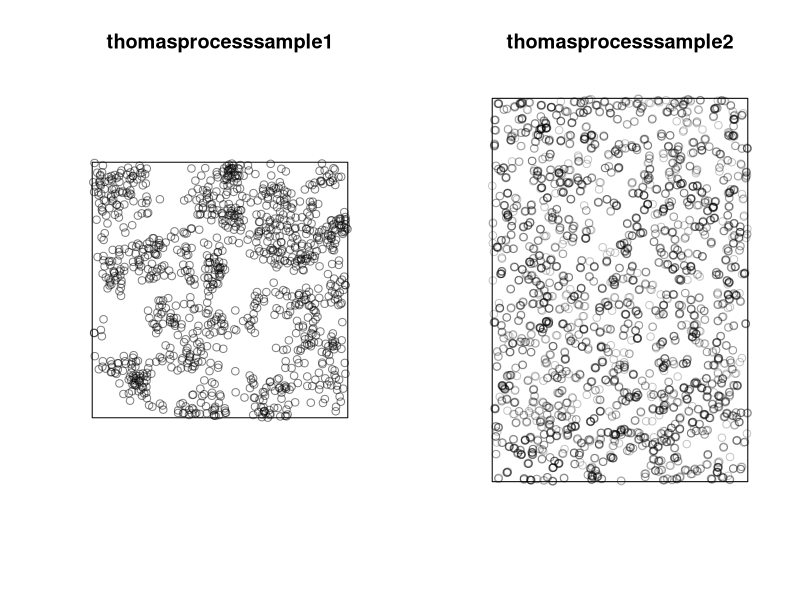
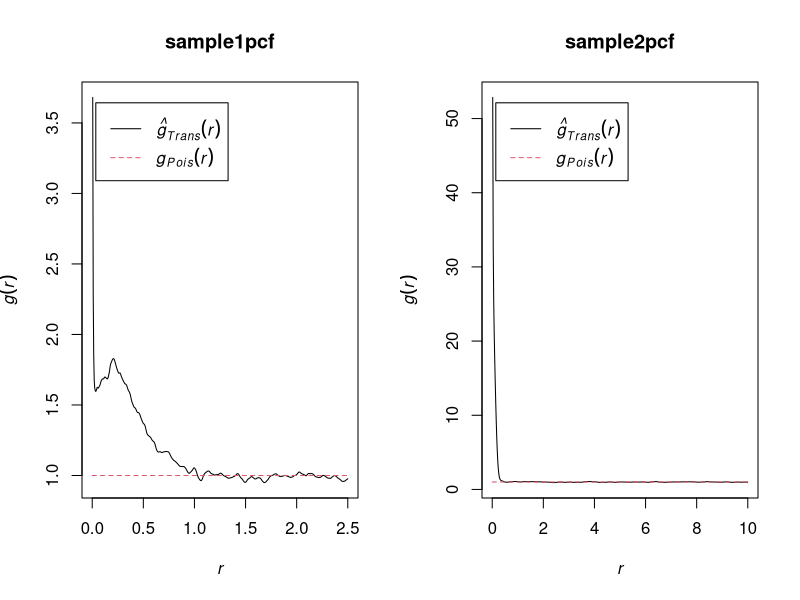
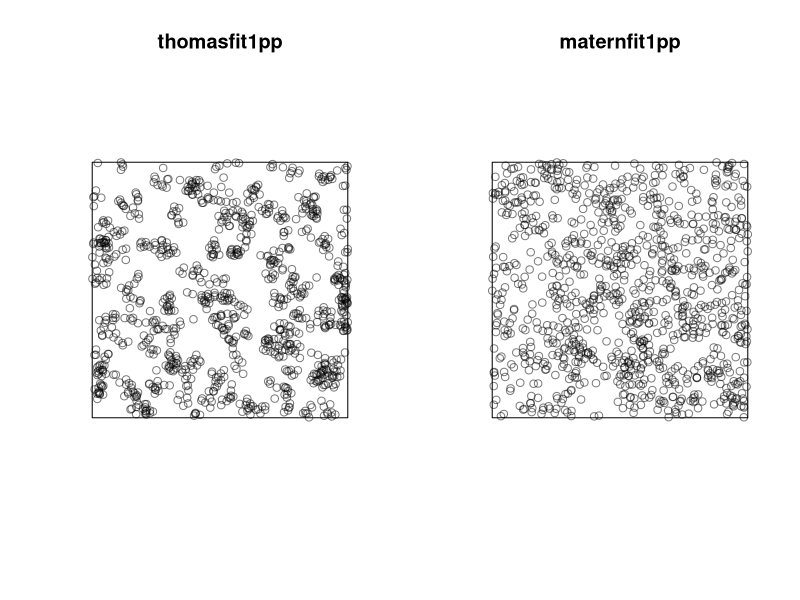
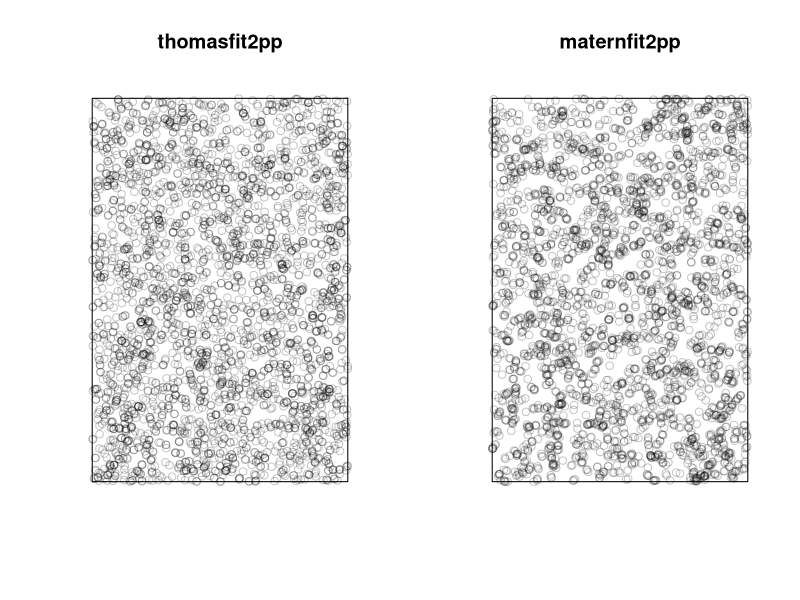
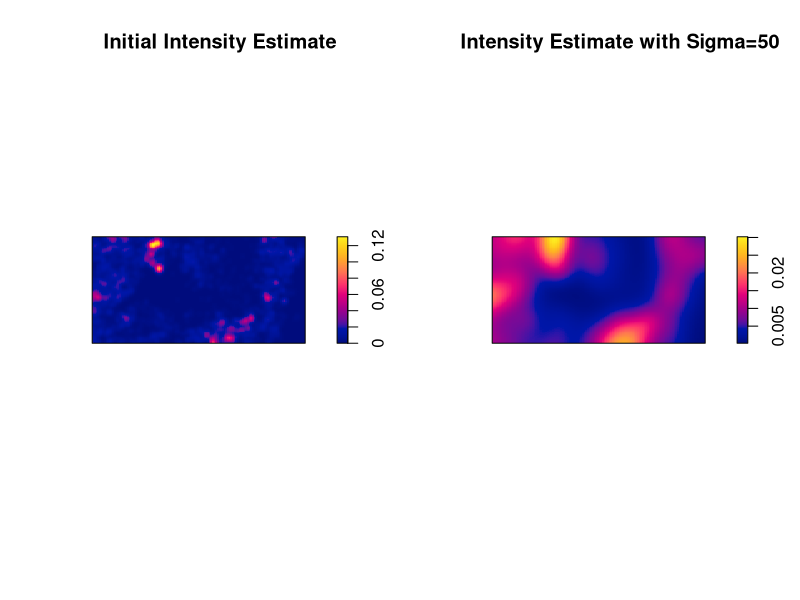
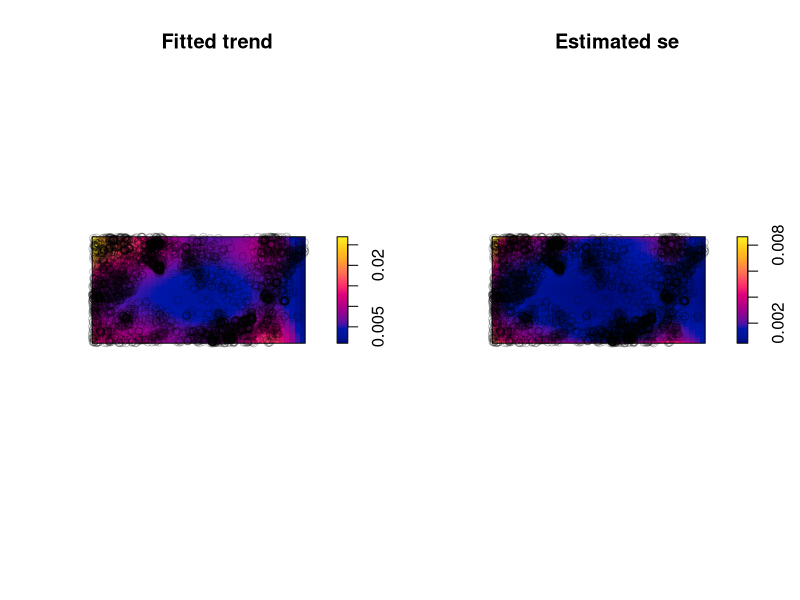
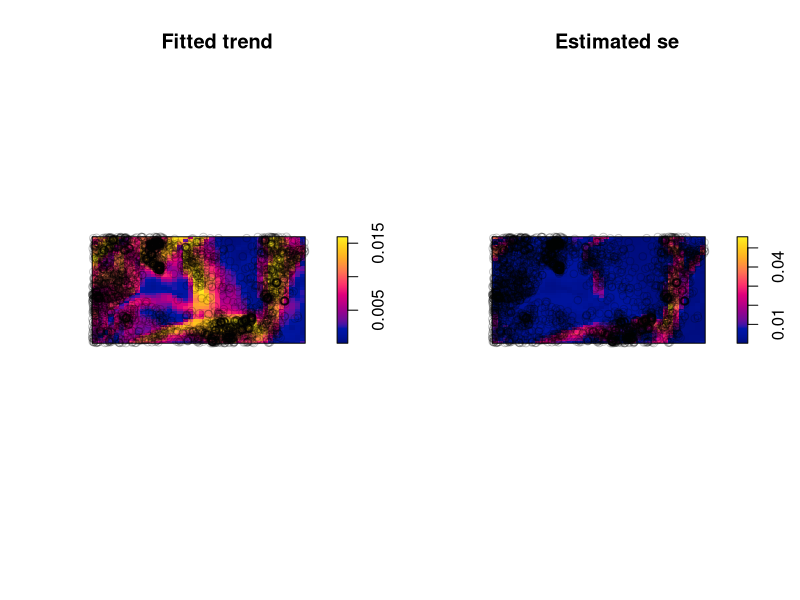
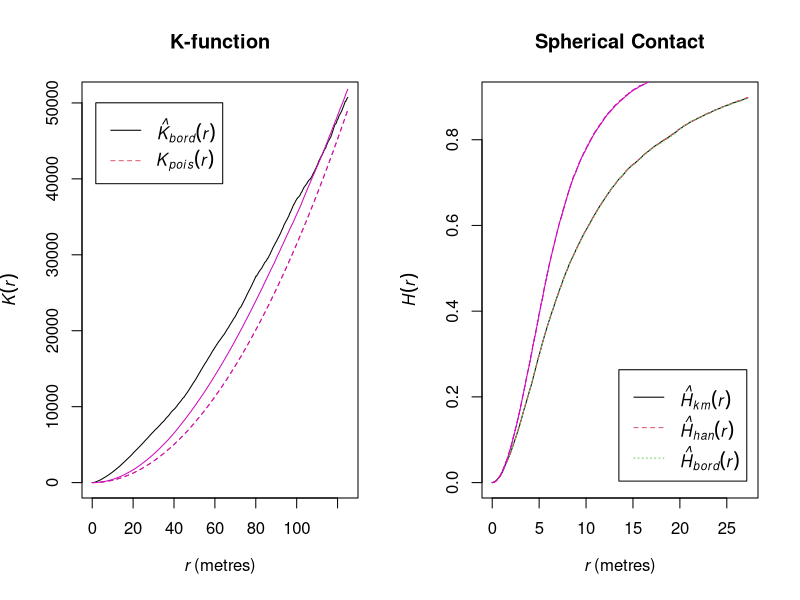

Recreate these plots in R, in order. (Note: this script raises an error after producing the figures.)
library(spatstat)

####SIMULATION####

#Create a function that creates a thomas cluster process that takes in the desired intensity of parent points, the standard deviation of the multivariate normals, the desired mean number of points per cluster,and 2 lists of the length and breadth of the square window  
thomasprocess <- function(intensitypp,standarddev,meanpointcluster,xrange,yrange){
  #Assigns variables that are the maximum and minumumx values of the square window being created  
  xupper <- xrange[2]
  xlower <- xrange[1]
  yupper <- yrange[2]
  ylower <- yrange[1]
  #creates a square owin object that gives the window that the process is in
  windowprocess <- owin(xrange,yrange)
  #assigns a variable that stores the area of the window
  areaofwindow <- area(windowprocess)
  #assigns a variable that stores the number of parent points which is one random draw from a poisson distribution with lambda= the desired intensity per 1x1 square times the area overall of the window
  ppnumberofpoints <- rpois(1,intensitypp*areaofwindow)
  #assigns variables that store the randomly selected x and y coordinates of the parent points which are random draws from a random uniform distribution with minimum and max values being the max and min x and y values of the window  
  pplocationsx <- runif(ppnumberofpoints,min=xlower,max=xupper)
  pplocationsy <- runif(ppnumberofpoints,min=ylower,max=yupper)
  #create two empty lists in order to store the locations of the cluster points 
  locationsxcluster<- c()
  locationsycluster <- c()
  #creates a loop that loops the same number as the number of points in the parent point process
  for (i in c(1:length(pplocationsx))){
    #assigns a variable that stores the number of points in one cluster which is one random draw from a poisson distribution with lambda= mean number of points per cluster
    numberofpointsincluster <- rpois(1,meanpointcluster)
    #assigns variables that store the randomly selcted x and y coordinates of the parent points which are random draws from a normal distribution with mu= the location of a parent point and sd=the inputted standard deviation of the clusters 
    locationsxcluster <- c(locationsxcluster,rnorm(numberofpointsincluster,mean=pplocationsx[i],sd=standarddev))
    locationsycluster <- c(locationsycluster,rnorm(numberofpointsincluster,mean=pplocationsy[i],sd=standarddev))
  }
  #checks if any points of the clusters are outwith the window and if they are removes them
  pointstoomitxupper <- xrange[2] < locationsxcluster 
  pointstoomitxuppernumber <- which(pointstoomitxupper==TRUE)
  pointstoomityupper <- yrange[2] < locationsycluster 
  pointstoomityuppernumber <- which(pointstoomityupper==TRUE)
  pointstoomitxlower <- xrange[1] > locationsxcluster 
  pointstoomitxlowernumber <- which(pointstoomitxlower==TRUE)
  pointstoomitylower <- yrange[1] > locationsycluster 
  pointstoomitylowernumber <- which(pointstoomitylower==TRUE)
  pointstoomit <- unique(c(pointstoomitxuppernumber,pointstoomitxlowernumber,pointstoomityuppernumber,pointstoomitylowernumber))  
  locationsxcluster <- locationsxcluster[-pointstoomit]
  locationsycluster <- locationsycluster[-pointstoomit]
  #creates a point process from the new list of the cluster point x and y locations 
  clusteredpointprocess <- ppp(locationsxcluster,locationsycluster,window=windowprocess)
  #gets the function to return this point process
  return(clusteredpointprocess)
}


par(mfrow=c(1,2))

#defines a window for the 2 simulations
xrange1 <- c(0,10)
yrange1 <- c(0,10)
windowpp1 <- owin(xrange1,yrange1)


xrange2 <- c(0,40)
yrange2 <- c(0,60)
windowpp2 <- owin(xrange2,yrange2)

#defines the parameters of the process
process1parameters <- c(1,0.3,10)
process2parameters <- c(0.5,0.06,3)


#simulates two thomas processes using the function defined above 
thomasprocesssample1 <- thomasprocess(process1parameters[1],process1parameters[2],process1parameters[3],xrange1,yrange1)
plot(thomasprocesssample1)

thomasprocesssample2 <- thomasprocess(process2parameters[1],process2parameters[2],process2parameters[3],xrange2,yrange2)
plot(thomasprocesssample2)

#empirically finds the pair correlation function of the two simulations and plots them
sample1pcf <- pcf(thomasprocesssample1,correction="translate")
sample2pcf <- pcf(thomasprocesssample2,correction="translate")

plot(sample1pcf)
plot(sample2pcf)

#finds two fits of the simulations one as a thomas process and the other as a matern by using minimum contrast using the pcf
thomasfit1 <- thomas.estpcf(sample1pcf,method="SANN")
maternfit1 <- matclust.estpcf(sample1pcf,method="SANN")

thomasfit2 <- thomas.estpcf(sample1pcf,method="SANN")
maternfit2 <- matclust.estpcf(sample2pcf,method="SANN")

#extracts the fitted parameters and finds mu, the average number of points per cluster 
thomasfit1parameters <- c(thomasfit1$par[1],thomasfit1$par[2],thomasprocesssample1$n/(thomasfit1$par[1]*area(windowpp1)))
maternfit1parameters <- c(maternfit1$par[1],maternfit1$par[2],thomasprocesssample1$n/(maternfit1$par[1]*area(windowpp1)))

thomasfit2parameters <- c(thomasfit2$par[1],thomasfit2$par[2],thomasprocesssample2$n/(thomasfit2$par[1]*area(windowpp2)))
maternfit2parameters <- c(maternfit2$par[1],maternfit2$par[2],thomasprocesssample2$n/(maternfit2$par[1]*area(windowpp2)))

names(thomasfit1parameters)[3] <- "mu"
names(maternfit1parameters)[3] <- "mu"
names(thomasfit2parameters)[3] <- "mu"
names(maternfit2parameters)[3] <- "mu"

#creates a point process of the two simulated point processes based on the fitted parameters and plots them
thomasfit1pp <- rThomas(kappa=thomasfit1parameters[1],scale=thomasfit1parameters[2],mu=thomasfit1parameters[3],win=windowpp1)
maternfit1pp <- rThomas(kappa=maternfit1parameters[1],scale=maternfit1parameters[2],mu=maternfit1parameters[3],win=windowpp1)

thomasfit2pp <- rThomas(kappa=thomasfit2parameters[1],scale=thomasfit2parameters[2],mu=thomasfit2parameters[3],win=windowpp2)
maternfit2pp <- rThomas(kappa=maternfit2parameters[1],scale=maternfit2parameters[2],mu=maternfit2parameters[3],win=windowpp2)

#shows the absolute differences between the fitted parameters and the actual values of the parameters 
abs(thomasfit1parameters-process1parameters)
abs(maternfit1parameters-process1parameters)
abs(thomasfit2parameters-process2parameters)
abs(maternfit2parameters-process2parameters)

#plots  the two simulated point processes 
plot(thomasfit1pp)
plot(maternfit1pp)
plot(thomasfit2pp)
plot(maternfit2pp)






####FITTING TO DATA####

#finds an estimate of the intensity function using two different bandwidth selection methods
intensityfit1 <- density(bei,sigma=bw.ppl)
intensityfit2 <- density(bei,sigma=50)

#plots these intensity functions
plot(intensityfit1,main="Initial Intensity Estimate") 
plot(intensityfit2,main="Intensity Estimate with Sigma=50")

#fits intensity models (by finding coefficients) using the x and y coordinates 
fitbei1 <- ppm(bei,trend=~x+y) 
fitbei2 <- ppm(bei,trend=~poly(x,2)+poly(y,2))
fitbei3 <- ppm(bei,trend=~x+y+x:y)
fitbei4 <- ppm(bei,trend=~poly(x,5)+poly(y,5)+x:y)

#finds the AIC of these models
AICfitbei1 <- AIC(fitbei1)
AICfitbei2 <- AIC(fitbei2)
AICfitbei3 <- AIC(fitbei3)
AICfitbei4 <- AIC(fitbei4)

#plots the fitted intensity function of fit 4 which has the preffered fit
plot(fitbei4)


#fits intensity models (by finding coefficients) using the gradient and alt at certain points
fitbeiextra1 <- ppm(bei,trend=~elev+grad,data=bei.extra)
fitbeiextra2 <- ppm(bei,trend=~elev+grad+elev:grad,data=bei.extra)
fitbeiextra3 <- ppm(bei,trend=~poly(elev,2)+poly(grad,2)+elev:grad,data=bei.extra)
fitbeiextra4 <- ppm(bei,trend=~poly(elev,5)+poly(grad,5)+elev:grad,data=bei.extra)


#finds the AIC of these models
AICfitbeiextra1 <- AIC(fitbeiextra1)
AICfitbeiextra2 <- AIC(fitbeiextra2)
AICfitbeiextra3 <- AIC(fitbeiextra3)
AICfitbeiextra4 <- AIC(fitbeiextra4)

#plots the fitted intensity function of fit 4 which has the preffered fit
plot(fitbeiextra4)

#simulates a point process based on the preffered fitted model 
simulationprefmod <- simulate(fitbeiextra4,drop=T)

#finds the K-function, the spherical contact distribution function and pair correlation function for this simulation from the preffered model and plots them against the empirically found functions from the data 
kfunctionsim <- Kest(simulationprefmod)
plot(Kest(bei),main="K-function")
plot(kfunctionsim,col=6,add=T)
sphericalcontactsim <- Hest(simulationprefmod)
plot(Hest(bei),main="Spherical Contact")
plot(sphericalcontactsim,col=6,add=T)
pcfunctionsim <- pcf(simulationprefmod)
plot(pcf(bei),main="Pair Correlation Function")
plot(pcfunctionsim,col=6,add=T)

#finds the pair correlation function of bei
pcfbei <- pcf(bei)

#finds a fit of the parameters from the perspective that the processs is matern by using minimum contrast using the pcf
fitofbeimatern <- thomas.estpcf(pcfbei)

#creates a variable that stores the fit parameters
maternfitbeiparameters <- c(fitofbeimatern$par[1],fitofbeimatern$par[2],bei$n/(fitofbeimatern$par[1]*area(as.owin(bei))))

#creates and plots two simulations using this fit
thomassim1bei <- rThomas(kappa=maternfitbeiparameters[1],scale=maternfitbeiparameters[2],mu=maternfitbeiparameters[3],win=as.owin(bei)) 
thomassim2bei <- rThomas(kappa=maternfitbeiparameters[1],scale=maternfitbeiparameters[2],mu=maternfitbeiparameters[3],win=as.owin(bei))
                            
plot(thomassim1bei)
plot(thomassim2bei)

#plots the fitted intensity function of these two simulations 
plot(density(thomassim1bei))
plot(density(thomasssim2bei))

#plots the K-function, L-function and pair correlation function of the two simulations
plot(Kest(thomassim1bei))
plot(Kest(thomassim2bei))

plot(Lest(thomassim1bei))
plot(Lest(thomassim2bei))

plot(pcf(thomassim1bei))
plot(pcf(thomassim2bei))
